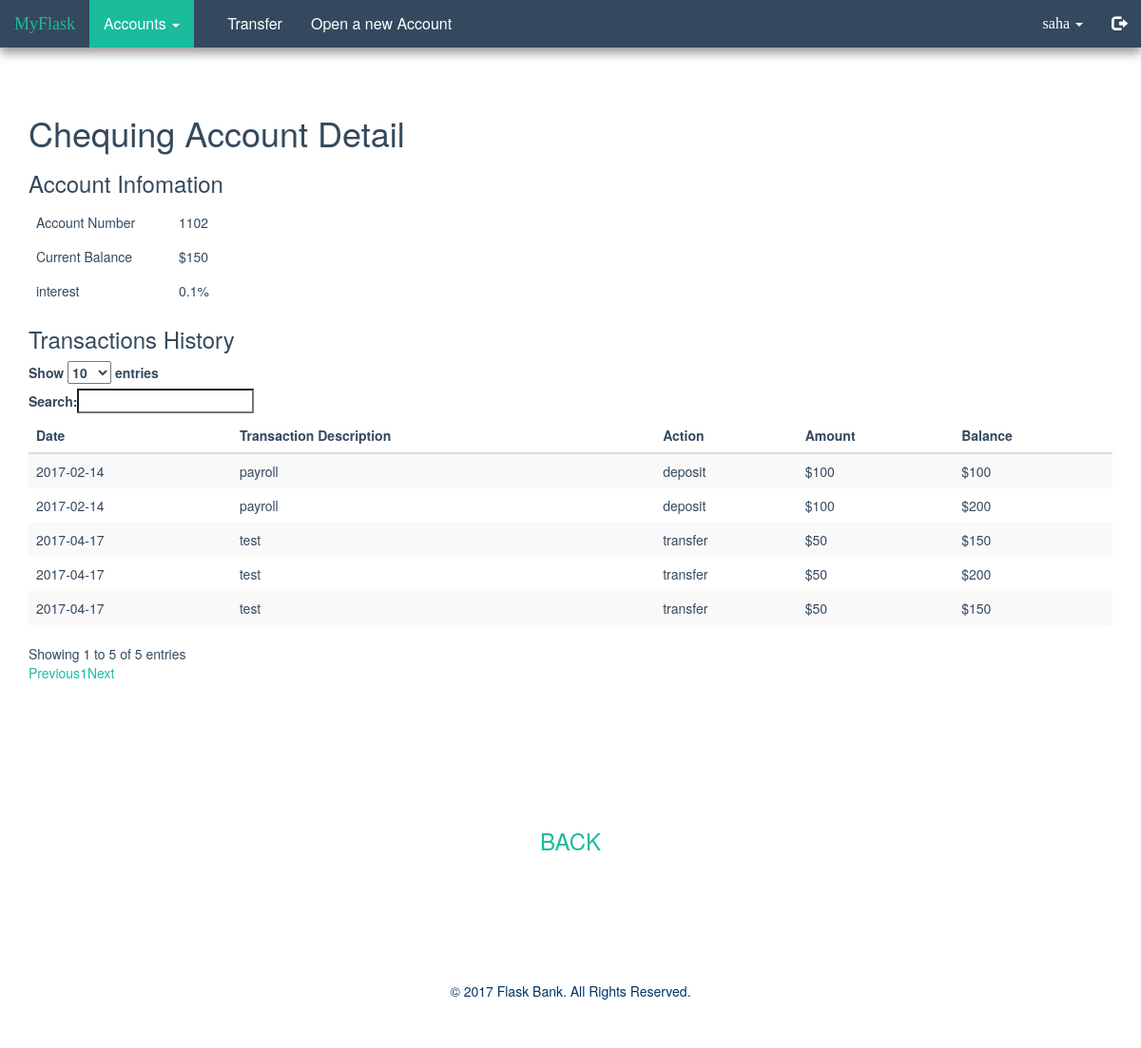
Screenshot of /account/1102 (signed in) with the database file from the repository.
### tables this page shows
CREATE TABLE "accounts" (
	`userid`	INTEGER,
	`accountNum`	INTEGER,
	`type`	TEXT,
	FOREIGN KEY(`userid`) REFERENCES `users`(`userid`)
);

CREATE TABLE "transactions" (
	`transacitonID`	INTEGER PRIMARY KEY AUTOINCREMENT,
	`accountNum`	INTEGER,
	`Date`	TEXT,
	`TransactionDescription`	TEXT,
	`Action`	TEXT,
	`Amount`	INTEGER,
	`Balance`	INTEGER DEFAULT 0
);

### app.py (the view)
@app.route("/account/<account_num>")
def account(account_num):  # account function
    interest = 0.1
    username = session['username']
    type, transactions = get_account_detail(
        account_num)  # fetch account type, balance and transactions by calling get_account_detail function
    balance = get_balance(account_num)
    if len(transactions) == 0:
        transactions = 0
    return render_template("account.html", username=username, type=type, accountNum=account_num, balance=balance,
                           interest=interest,
                           transactions=transactions)  # end of account

### app.py (called while the page is built)
def connect_db():  # initializing database connection
    return sqlite3.connect(app.database)

def get_account_detail(account_num):  # get account detail function
    g.db = connect_db()  # g object call connect database function
    cur = g.db.execute(  # sql query to fetch data
        'SELECT type FROM accounts WHERE accountNum = %s' % account_num)
    type = cur.fetchone()[0]  # store  the account type
    cur = g.db.execute('SELECT * FROM transactions WHERE accountNum = %s' %
                       account_num)  # sql query to fetch dat
    transactions = [dict(Date=row[2], TransactionDescription=row[3], Action=row[4], Amount=row[5], Balance=row[6])
                    for row in cur.fetchall()]  # array to store transactions
    g.db.close()  # close database connection
    return type, transactions  # return 3 results, end of account detail

def get_balance(accountNum):
    g.db = connect_db()  # g object call connect function
    cur = g.db.execute(
        'SELECT Balance FROM transactions WHERE transacitonID = (SELECT transacitonID FROM transactions WHERE accountNum = %s ORDER BY transacitonID DESC)' % accountNum)
    result = cur.fetchone()[0]  # store all results
    g.db.close()  # close databse connection
    return result  # returning result. end of get user detail function

### templates/account.html
{% extends "baseIn.html" %}
{% block content %}
<div class="container" style="margin-top:100px">
    <h1>{{ type }} Account Detail</h1>
    <h3>Account Infomation</h3>
    <table class="table table-responsive">
        <tbody>
        <tr>
            <td style="border:0; width:150px">Account Number</td>
            <td style="border:0">{{ accountNum }}</td>
        </tr>
        <tr>
            <td style="border:0">Current Balance</td>
            <td style="border:0">${{ balance }}</td>
        </tr>
        <tr>
            <td style="border:0">interest</td>
            {% if type == 'Chequing'%}
            <td style="border:0">0.1%</td>
            {% else %}
            <td style="border:0">0.2%</td>
            {% endif %}
        </tr>
        </tbody>
    </table>
    {% if transactions == 0 %}
    <div class="col-lg-12" align='center'>
        <h1>NO TRANSACTION RECORD</h1>
    </div>
    {% else %}
    <h3>Transactions History</h3>
    <table id="list" class="table table-responsive table-striped table-hover">
        <thead>
        <tr>
            <th>Date</th>
            <th>Transaction Description</th>
            <th>Action</th>
            <th>Amount</th>
            <th>Balance</th>
        </tr>
        </thead>
        <tbody>
        {% for item in transactions %}
        <tr>
            <td>{{ item.Date }}</td>
            <td>{{ item.TransactionDescription }}</td>
            <td>{{ item.Action }}</td>
            <td>${{ item.Amount }}</td>
            <td>${{ item.Balance }}</td>
        </tr>
        {% endfor %}
        {% endif %}
        </tbody>
    </table>
    <p class="back" align='center'><a href="/welcome">BACK</a></p>
</div>
{% endblock %}

### static/style.css (style rules this page uses)
body { color: #34495e; }
a { color: #1abc9c; }
.back { color:#e74c3c; font-size: 24px; margin: 150px 0 0; }
.container { margin-top: 80px; }
.table>tbody>tr>td { border: 0; }

### rows the page displays
accounts: type "Chequing"
transactions: Date "2017-02-14", TransactionDescription "payroll", Action "deposit", Amount "100", Balance "100"
transactions: Date "2017-02-14", TransactionDescription "payroll", Action "deposit", Amount "100", Balance "200"
transactions: Date "2017-04-17", TransactionDescription "test", Action "transfer", Amount "50", Balance "150"
transactions: Date "2017-04-17", TransactionDescription "test", Action "transfer", Amount "50", Balance "200"
transactions: Date "2017-04-17", TransactionDescription "test", Action "transfer", Amount "50", Balance "150"

### other values shown
{{ username }} "saha"
{{ accountNum }} "1102"
{{ balance }} "150"
